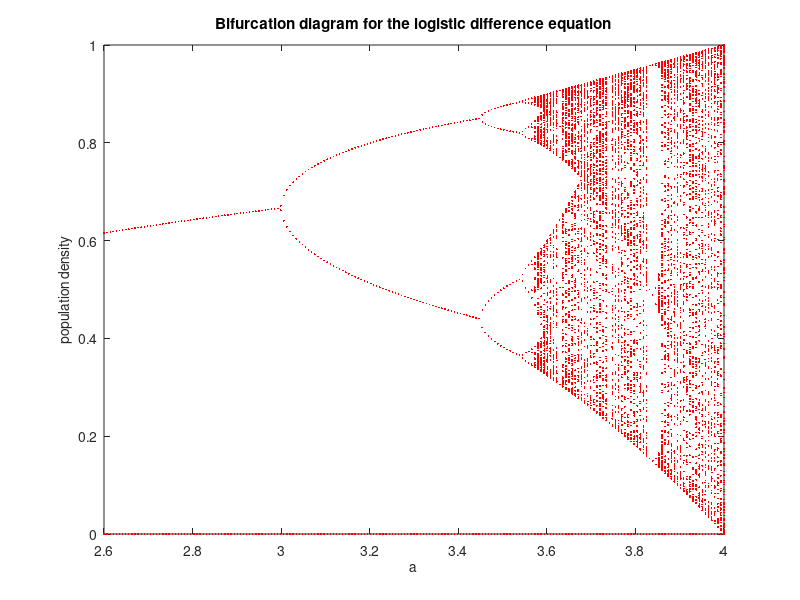

The MATLAB script that drew this image:
% logbif.m - this MATLAB file simulates the 
% logistic difference equation
%  u(n+1)=a u(n) (1-u(n))
% and carries out a bifurcation analysis by varying a.
% 200 different values of a are used between the 
% ranges amin and amax set by the user. A bifurcation
% plot is drawn by showing the last 250 points of
% a sequence of 1000 simulated points for each
% value of a. The initial conditions are 
% fixed at x0=.1 and y0=.2
amin=2.6;
amax=4;
x0=.3;
n=900;
jmax=200;
t=zeros(jmax+1,1);
z=zeros(jmax+1,250);
del=(amax-amin)/jmax;
for j=1:jmax+1
x=zeros(n+1,1);
x(1)=x0;
t(j)=(j-1)*del+amin;
a=t(j);
for i=1:n
x(i+1)=a*x(i)*(1-x(i));
if (i>750) 
   z(j,i-750)=x(i+1);
   end
end
end
plot(t,z,'r.','MarkerSize',4)
xlabel('a','FontSize',10), ylabel('population density','FontSize',10)
title('Bifurcation diagram for the logistic difference equation')

